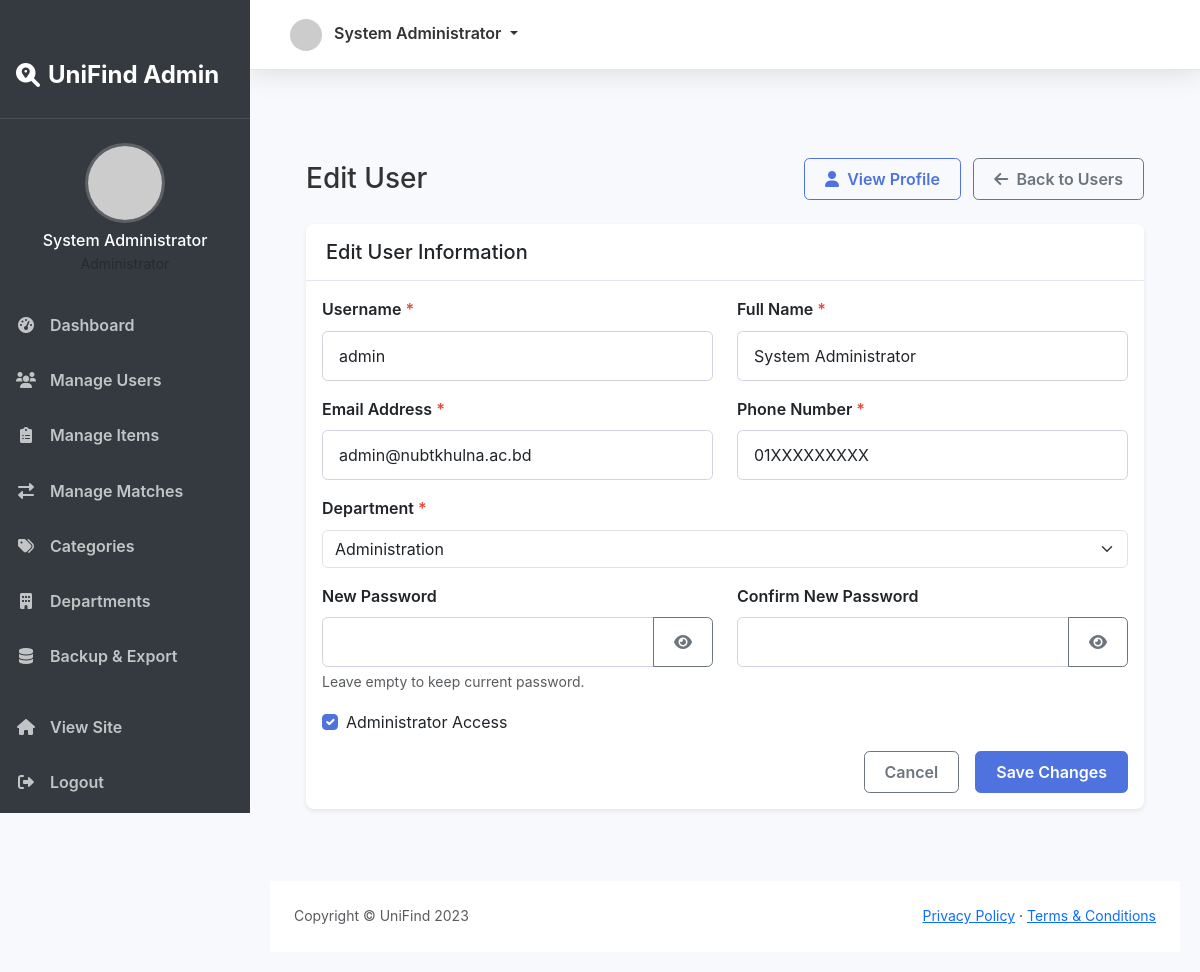
/admin/edit_user.php?id=1 (signed in), run on the app's committed database.
### tables this page shows
CREATE TABLE IF NOT EXISTS `users` (
  `id` int(11) NOT NULL AUTO_INCREMENT,
  `username` varchar(50) NOT NULL,
  `full_name` varchar(100) NOT NULL,
  `email` varchar(100) NOT NULL,
  `phone` varchar(20) NOT NULL,
  `department` int(11) NOT NULL,
  `password` varchar(255) NOT NULL,
  `role` enum('user','admin') NOT NULL DEFAULT 'user',
  `created_at` datetime NOT NULL DEFAULT CURRENT_TIMESTAMP,
  `updated_at` datetime DEFAULT NULL ON UPDATE CURRENT_TIMESTAMP,
  PRIMARY KEY (`id`),
  UNIQUE KEY `username` (`username`),
  UNIQUE KEY `email` (`email`)
);

CREATE TABLE IF NOT EXISTS `departments` (
  `id` int(11) NOT NULL AUTO_INCREMENT,
  `name` varchar(100) NOT NULL,
  `created_at` datetime NOT NULL DEFAULT CURRENT_TIMESTAMP,
  PRIMARY KEY (`id`),
  UNIQUE KEY `name` (`name`)
);

### admin/edit_user.php (the view, shortened to what this page needs)
<?php
$conn = new mysqli(DB_HOST, DB_USER, DB_PASS, DB_NAME);
$userId = $_GET['id'];
$sql = "SELECT * FROM users WHERE id = ?";
$stmt = $conn->prepare($sql);
$stmt->bind_param("i", $userId);
$stmt->execute();
$result = $stmt->get_result();
$user = $result->fetch_assoc();
$departments = [];
$sql = "SELECT * FROM departments ORDER BY name ASC";
$result = $conn->query($sql);
while ($row = $result->fetch_assoc()) {
    $departments[] = $row;
}
include 'includes/admin_header.php';
?>
<div class="container-fluid py-4">
    <div class="d-flex justify-content-between align-items-center mb-4">
        <h1 class="h3 mb-0 text-gray-800">Edit User</h1>
        <div>
            <a href="view_user.php?id=<?php echo $userId; ?>" class="btn btn-outline-primary me-2">
                <i class="fas fa-user me-1"></i> View Profile
            </a>
            <a href="manage_users.php" class="btn btn-outline-secondary">
                <i class="fas fa-arrow-left me-1"></i> Back to Users
            </a>
        </div>
    </div>
    <div class="card shadow-sm">
        <div class="card-header bg-white py-3">
            <h5 class="card-title mb-0">Edit User Information</h5>
        </div>
        <div class="card-body">
            <form method="post" action="" class="needs-validation" novalidate>
                <div class="row">
                    <div class="col-md-6 mb-3">
                        <label for="username" class="form-label">Username <span class="text-danger">*</span></label>
                        <input type="text" class="form-control" id="username" name="username" value="<?php echo htmlspecialchars($user['username']); ?>" required>
                    </div>
                    <div class="col-md-6 mb-3">
                        <label for="full_name" class="form-label">Full Name <span class="text-danger">*</span></label>
                        <input type="text" class="form-control" id="full_name" name="full_name" value="<?php echo htmlspecialchars($user['full_name']); ?>" required>
                    </div>
                </div>
                <div class="row">
                    <div class="col-md-6 mb-3">
                        <label for="email" class="form-label">Email Address <span class="text-danger">*</span></label>
                        <input type="email" class="form-control" id="email" name="email" value="<?php echo htmlspecialchars($user['email']); ?>" required>
                    </div>
                    <div class="col-md-6 mb-3">
                        <label for="phone" class="form-label">Phone Number <span class="text-danger">*</span></label>
                        <input type="tel" class="form-control" id="phone" name="phone" value="<?php echo htmlspecialchars($user['phone']); ?>" required>
                    </div>
                </div>
                <div class="row">
                    <div class="col-md-12 mb-3">
                        <label for="department" class="form-label">Department <span class="text-danger">*</span></label>
                        <select class="form-select" id="department" name="department" required>
                            <?php foreach ($departments as $department): ?>
                                <option value="<?php echo $department['id']; ?>" <?php echo $user['department'] == $department['id'] ? 'selected' : ''; ?>>
                                    <?php echo htmlspecialchars($department['name']); ?>
                                </option>
                            <?php endforeach; ?>
                        </select>
                    </div>
                </div>
                <div class="row">
                    <div class="col-md-6 mb-3">
                        <label for="new_password" class="form-label">New Password</label>
                        <div class="input-group">
                            <input type="password" class="form-control" id="new_password" name="new_password">
                            <button class="btn btn-outline-secondary toggle-password" type="button" data-target="new_password">
                                <i class="fas fa-eye"></i>
                            </button>
                        </div>
                        <div class="form-text">Leave empty to keep current password.</div>
                    </div>
                    <div class="col-md-6 mb-3">
                        <label for="confirm_password" class="form-label">Confirm New Password</label>
                        <div class="input-group">
                            <input type="password" class="form-control" id="confirm_password" name="confirm_password">
                            <button class="btn btn-outline-secondary toggle-password" type="button" data-target="confirm_password">
                                <i class="fas fa-eye"></i>
                            </button>
                        </div>
                    </div>
                </div>
                <div class="mb-3">
                    <div class="form-check">
                        <input class="form-check-input" type="checkbox" id="is_admin" name="is_admin" <?php echo $user['role'] == 'admin' ? 'checked' : ''; ?>>
                        <label class="form-check-label" for="is_admin">
                            Administrator Access
                        </label>
                    </div>
                </div>
                <div class="d-grid gap-2 d-md-flex justify-content-md-end">
                    <a href="manage_users.php" class="btn btn-outline-secondary me-md-2">Cancel</a>
                    <button type="submit" class="btn btn-primary">Save Changes</button>
                </div>
            </form>
        </div>
    </div>
</div>
<?php
include 'includes/admin_footer.php';
?>

### admin/includes/admin_header.php (shortened to what this page needs)
<?php
require_once '../includes/functions.php';
$currentUser = null;
if (isset($_SESSION['user_id'])) {
    $userId = $_SESSION['user_id'];
    if (!$conn->connect_error) {
        $stmt = $conn->prepare("SELECT * FROM users WHERE id = ?");
        $stmt->bind_param("i", $userId);
        $stmt->execute();
        $result = $stmt->get_result();
        if ($result->num_rows > 0) {
            $currentUser = $result->fetch_assoc();
        }
    }
}
$currentPage = basename($_SERVER['PHP_SELF']);
?>
<!DOCTYPE html>
<html lang="en">
<head>
    <link href="https://cdn.jsdelivr.net/npm/bootstrap@5.3.0-alpha1/dist/css/bootstrap.min.css" rel="stylesheet">
    <link rel="stylesheet" href="https://cdnjs.cloudflare.com/ajax/libs/font-awesome/6.0.0/css/all.min.css">
    <link rel="stylesheet" href="../assets/css/style.css">
    <link rel="stylesheet" href="assets/css/admin.css">
</head>
<body>
    <nav class="admin-sidebar" id="adminSidebar">
        <div class="navbar-brand d-flex align-items-center">
            <i class="fas fa-search-location me-2"></i>
            <span>UniFind Admin</span>
        </div>
        <div class="mt-4">
            <div class="user-info text-center mb-4">
                <img src="https://ui-avatars.com/api/?name=<?php echo urlencode($currentUser['full_name']); ?>&background=random"
                     class="rounded-circle mb-2" width="80" height="80" alt="Admin">
                <h6 class="mb-0"><?php echo htmlspecialchars($currentUser['full_name']); ?></h6>
                <small class="text-muted">Administrator</small>
            </div>
            <ul class="nav flex-column">
                <li class="nav-item">
                    <a class="nav-link <?php echo ($currentPage == 'dashboard.php') ? 'active' : ''; ?>" href="dashboard.php">
                        <i class="fas fa-tachometer-alt"></i> Dashboard
                    </a>
                </li>
                <li class="nav-item">
                    <a class="nav-link <?php echo ($currentPage == 'manage_users.php') ? 'active' : ''; ?>" href="manage_users.php">
                        <i class="fas fa-users"></i> Manage Users
                    </a>
                </li>
                <li class="nav-item">
                    <a class="nav-link <?php echo (strpos($currentPage, 'manage_items.php') !== false) ? 'active' : ''; ?>" href="manage_items.php">
                        <i class="fas fa-clipboard-list"></i> Manage Items
                    </a>
                </li>
                <li class="nav-item">
                    <a class="nav-link <?php echo ($currentPage == 'manage_matches.php') ? 'active' : ''; ?>" href="manage_matches.php">
                        <i class="fas fa-exchange-alt"></i> Manage Matches
                    </a>
                </li>
                <li class="nav-item">
                    <a class="nav-link <?php echo ($currentPage == 'manage_categories.php') ? 'active' : ''; ?>" href="manage_categories.php">
                        <i class="fas fa-tags"></i> Categories
                    </a>
                </li>
                <li class="nav-item">
                    <a class="nav-link <?php echo ($currentPage == 'manage_departments.php') ? 'active' : ''; ?>" href="manage_departments.php">
                        <i class="fas fa-building"></i> Departments
                    </a>
                </li>
                <li class="nav-item">
                    <a class="nav-link <?php echo ($currentPage == 'backup.php') ? 'active' : ''; ?>" href="backup.php">
                        <i class="fas fa-database"></i> Backup & Export
                    </a>
                </li>
                <li class="nav-item mt-3">
                    <a class="nav-link" href="../index.php" target="_blank">
                        <i class="fas fa-home"></i> View Site
                    </a>
                </li>
                <li class="nav-item">
                    <a class="nav-link" href="../logout.php">
                        <i class="fas fa-sign-out-alt"></i> Logout
                    </a>
                </li>
            </ul>
        </div>
    </nav>
    <div class="admin-content">
        <nav class="admin-topbar d-flex justify-content-between align-items-center">
            <div class="d-flex align-items-center">
                <div class="dropdown">
                    <a class="nav-link dropdown-toggle" href="#" role="button" id="userDropdown" data-bs-toggle="dropdown" aria-expanded="false">
                        <img src="https://ui-avatars.com/api/?name=<?php echo urlencode($currentUser['full_name']); ?>&background=random"
                             class="rounded-circle me-2" width="32" height="32" alt="Admin">
                        <span class="d-none d-lg-inline"><?php echo htmlspecialchars($currentUser['full_name']); ?></span>
                    </a>
                </div>
            </div>
        </nav>
        <main class="admin-main">

### assets/css/style.css (style rules this page uses)
:root { --primary-color: #4e73df; --secondary-color: #f8f9fc; --accent-color: #f6c23e; --success-color: #1cc88a; --danger-color: #e74a3b; --dark-color: #5a5c69; --light-color: #f8f9fc; --border-radius: 0.5rem; --box-shadow: 0 0.15rem 1.75rem 0 rgba(58, 59, 69, 0.15); }
body { font-family: 'Nunito', -apple-system, BlinkMacSystemFont, 'Segoe UI', Roboto, 'Helvetica Neue', Arial, sans-serif; background-color: var(--secondary-color); color: #333; line-height: 1.6; }
.navbar-brand { font-size: 1.5rem; font-weight: 700; }
.nav-link { font-weight: 600; padding: 0.5rem 1rem; transition: all 0.3s ease; }
.card { border: none; border-radius: var(--border-radius); box-shadow: var(--box-shadow); transition: transform 0.3s ease, box-shadow 0.3s ease; margin-bottom: 1.5rem; overflow: hidden; }
.card-header { background-color: var(--light-color); border-bottom: 1px solid rgba(0, 0, 0, 0.05); padding: 1rem 1.25rem; font-weight: 700; }
.btn { border-radius: 0.35rem; padding: 0.5rem 1.25rem; font-weight: 600; transition: all 0.3s ease; }
.btn-primary { background-color: var(--primary-color); border-color: var(--primary-color); }
.btn-outline-primary { color: var(--primary-color); border-color: var(--primary-color); }
.form-control { border-radius: 0.35rem; padding: 0.75rem 1rem; border: 1px solid #d1d3e2; }
.form-label { font-weight: 600; margin-bottom: 0.5rem; }
.admin-sidebar { background-color: var(--primary-color); min-height: 100vh; color: white; padding-top: 2rem; }
.admin-sidebar .nav-link { color: rgba(255, 255, 255, 0.8); padding: 1rem 1.5rem; border-radius: 0; margin-bottom: 0.25rem; }
.admin-sidebar .nav-link i { margin-right: 0.75rem; width: 1.25rem; text-align: center; }
.text-danger { color: var(--danger-color) !important; }
.shadow-sm { box-shadow: 0 0.125rem 0.25rem 0 rgba(58, 59, 69, 0.1) !important; }

### admin/assets/css/admin.css (style rules this page uses)
.form-check-input:checked { background-color: #4e73df; border-color: #4e73df; }
.card { border: none; box-shadow: 0 0.15rem 1.75rem 0 rgba(58, 59, 69, 0.1); border-radius: 0.5rem; }
.card-header { background-color: #f8f9fc; border-bottom: 1px solid #e3e6f0; }
.user-info img { border: 3px solid rgba(255, 255, 255, 0.2); }

### admin/includes/admin_header.php (style rules this page uses)
.admin-sidebar { min-height: 100vh; background-color: #343a40; color: #fff; position: fixed; left: 0; top: 0; width: 250px; z-index: 100; transition: all 0.3s; }
.admin-sidebar .navbar-brand { padding: 1.5rem 1rem; font-size: 1.5rem; font-weight: bold; border-bottom: 1px solid rgba(255, 255, 255, 0.1); }
.admin-sidebar .nav-link { color: rgba(255, 255, 255, 0.7); padding: 0.8rem 1rem; transition: all 0.3s; }
.admin-sidebar .nav-link i { margin-right: 10px; width: 20px; text-align: center; }
.admin-content { margin-left: 250px; padding: 20px; transition: all 0.3s; }
.admin-topbar { background-color: #fff; border-bottom: 1px solid #e3e6f0; box-shadow: 0 0.15rem 1.75rem 0 rgba(58, 59, 69, 0.15); position: fixed; top: 0; right: 0; left: 250px; z-index: 99; height: 70px; padding: 0 1.5rem; transition: all 0.3s; }
.admin-main { margin-top: 90px; padding: 1.5rem; min-height: calc(100vh - 70px); }

### data on the page
users: full_name "System Administrator", username "admin", email "admin@nubtkhulna.ac.bd", phone "01XXXXXXXXX", department "Administration", role "☑"
